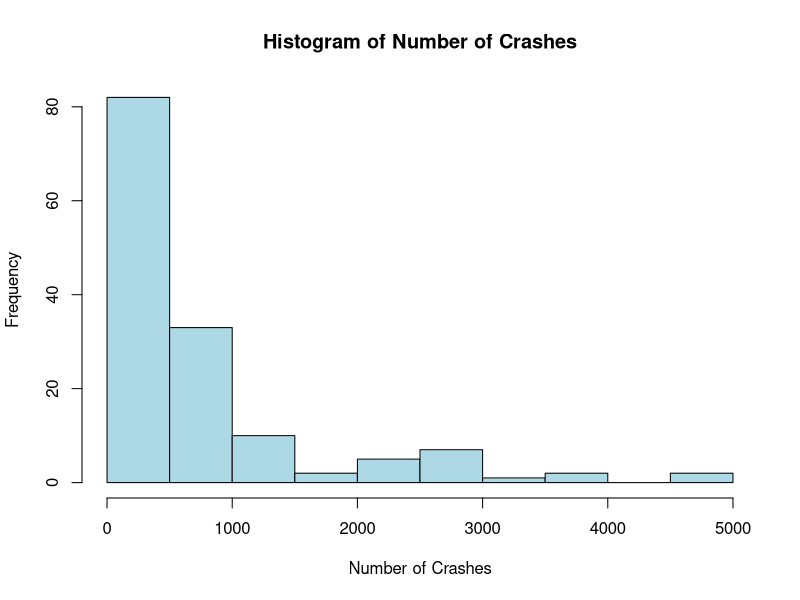

This chart was generated by the following R code:
# To read the data
library(readr)
library(readxl)

# Import the dataset in "cr"
cr <- read_csv("Crashes By Place of Residence.csv", col_names = TRUE)

# Print Column Names
print(colnames(cr))

# To open the imported dataset and display it in a new tab.
View(cr)

# Install & Loading libraries to change format from wide to long
install.packages("tidyr")
install.packages("dplyr")
library(tidyr)
library(dplyr)

# Convert to long format
cr_long <- cr %>%
  pivot_longer(
    cols = -Date,
    names_to = "City",
    values_to = "Crashes"
  ) %>%
  rename(Year = Date)

# Define regions
north_parishes <- c("St. James", "Trelawny", "St. Ann", "St. Mary", "Portland", "Hanover", "Westmoreland")
south_parishes <- c("Kingston", "St. Andrew", "St. Catherine", "Clarendon", "Manchester", "St. Elizabeth", "St. Thomas")

# Add Region column
cr_long <- cr_long %>%
  mutate(
    Region = case_when(
      City %in% north_parishes ~ "North",
      City %in% south_parishes ~ "South",
      City == "Not known" ~ "Unknown",
      City == "Overseas" ~ "External",
      TRUE ~ "Other"
    )
  )

# View the result
View(cr_long)

# 
print(colnames(cr_long))

colnames(cr_long)[4] <- "Region_in_Jamaica"
colnames(cr_long)[3] <- "Number_of_Crashes"


#Analysis of Dataset
colnames(cr_long)
summary(cr_long$Number_of_Crashes) 
print(which.min(cr_long$Number_of_Crashes))
print(which.max(cr_long$Number_of_Crashes))
print (cr_long$Number_of_Crashes[64])
print (cr_long$Number_of_Crashes[1])
print (cr_long$Region_in_Jamaica[64])
print (cr_long$Region_in_Jamaica[1])
print (cr_long$City[64])
print (cr_long$City[1])


# Taking only North and South regions
cr_test <- cr_long %>%
  filter(Region_in_Jamaica %in% c("North", "South")) %>%
  mutate(
    Region_in_Jamaica = factor(Region_in_Jamaica, levels = c("South", "North"))
  )

# File Name for Exporting Bar Plot
png("Visualisation.png")

# Create bar plot with y-axis
hist(
  cr_long$Number_of_Crashes,
  main = "Histogram of Number of Crashes",
  xlab = "Number of Crashes",
  ylab = "Frequency",
  col = "lightblue",
  breaks = 10
)

# this closes the file after writing
dev.off()

# Wilcoxon test (non-normal data)
wilcox.test(Number_of_Crashes ~ Region_in_Jamaica, data = cr_test)